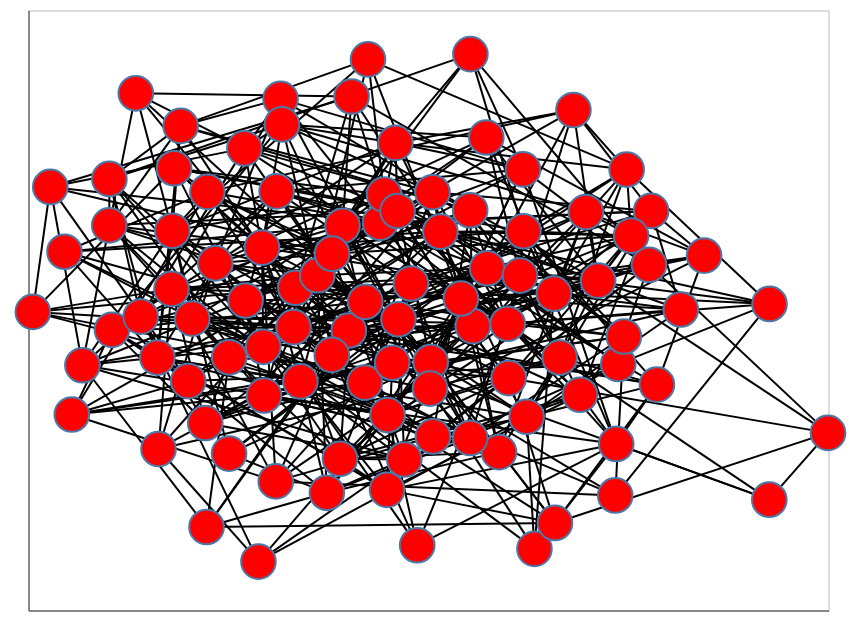

The code cell stored with this chart in its notebook:
### Markdown cell above
### Generate a random graph

To get started quickly, we can create a random graph. The `fast_gnp_random_graph` method uses the Erdős-Rényi model to generate a graph according to two main parameters: the number of nodes **`n`** and the probability that a given pair of nodes is connected **`p`**:

### Code cell
G = nx.fast_gnp_random_graph(n=100, p=.1)

nxa.draw_networkx(G)

### Figure 1 — Vega-Lite specification as saved in the notebook (floating-point values rounded to 4 significant figures; data arrays with more than 128 entries replaced by an {"elided": "..."} marker saying what was removed)
{"config": {"view": {"continuousWidth": 400, "continuousHeight": 300}}, "layer": [{"data": {"name": "data-da1d9c0dc628481f479c48ba8a0b017e"}, "mark": {"type": "line", "color": "black", "opacity": 1, "strokeWidth": 1}, "encoding": {"detail": {"type": "quantitative", "field": "edge"}, "x": {"type": "quantitative", "axis": {"grid": false, "labels": false, "ticks": false, "title": ""}, "field": "x"}, "y": {"type": "quantitative", "axis": {"grid": false, "labels": false, "ticks": false, "title": ""}, "field": "y"}}}, {"data": {"name": "data-eb85284230148e6149ef0d64f687ffda"}, "mark": {"type": "point", "fill": "red", "opacity": 1, "size": 300, "strokeWidth": 1.0}, "encoding": {"x": {"type": "quantitative", "axis": {"grid": false, "labels": false, "ticks": false}, "field": "x"}, "y": {"type": "quantitative", "axis": {"grid": false, "labels": false, "ticks": false}, "field": "y"}}}], "$schema": "https://vega.github.io/schema/vega-lite/v4.8.1.json", "datasets": {"data-da1d9c0dc628481f479c48ba8a0b017e": {"elided": "1034 records"}, "data-eb85284230148e6149ef0d64f687ffda": [{"x": -0.6111, "y": -0.06622}, {"x": -0.2318, "y": 0.7037}, {"x": 0.1061, "y": -0.1732}, {"x": 0.008966, "y": -0.3503}, {"x": -0.007925, "y": 0.2909}, {"x": -0.3963, "y": 0.3938}, {"x": 0.001212, "y": 0.3845}, {"x": -0.03498, "y": 0.8355}, {"x": 0.2009, "y": -0.05371}, {"x": -0.3476, "y": -0.4787}, {"x": 0.1954, "y": 0.853}, {"x": 0.8679, "y": -0.6323}, {"x": 0.2331, "y": 0.139}, {"x": -0.5464, "y": -0.02213}, {"x": 0.03154, "y": 0.3301}, {"x": 1.0, "y": -0.4096}, {"x": 0.5281, "y": -0.1797}, {"x": 0.3963, "y": -0.1582}, {"x": -0.2026, "y": -0.05725}, {"x": 0.4421, "y": -0.2825}, {"x": 0.3147, "y": 0.2624}, {"x": -0.3472, "y": -0.1578}, {"x": -0.07813, "y": -0.06836}, {"x": 0.3832, "y": 0.05439}, {"x": 0.2598, "y": -0.4738}, {"x": 0.547, "y": 0.4681}, {"x": -0.7015, "y": -0.3484}, {"x": -0.3983, "y": -0.7234}, {"x": 0.6151, "y": -0.2487}, {"x": -0.2286, "y": 0.6186}, {"x": -0.4714, "y": 0.4722}, {"x": 0.06158, "y": 0.08848}, {"x": 0.5213, "y": -0.6181}, {"x": 0.3069, "y": 0.1147}, {"x": -0.2815, "y": -0.8387}, {"x": 0.1741, "y": 0.03837}, {"x": 0.07573, "y": -0.7843}, {"x": -0.09809, "y": -0.4958}, {"x": 0.03358, "y": -0.031}, {"x": -0.4394, "y": -0.237}, {"x": -0.1984, "y": 0.07432}, {"x": 0.602, "y": 0.3303}, {"x": 0.5408, "y": -0.08831}, {"x": -0.6172, "y": 0.2822}, {"x": 0.02666, "y": 0.5569}, {"x": -0.3106, "y": 0.03159}, {"x": -0.149, "y": 0.1159}, {"x": -0.7179, "y": 0.1943}, {"x": 0.4552, "y": 0.3265}, {"x": 0.5973, "y": 0.1508}, {"x": -0.0924, "y": 0.2809}, {"x": -0.4012, "y": -0.3765}, {"x": -0.4753, "y": 0.2639}, {"x": -0.3786, "y": 0.1556}, {"x": 0.007877, "y": -0.5996}, {"x": -0.1159, "y": 0.1878}, {"x": 0.6688, "y": 0.001686}, {"x": 0.7212, "y": 0.1814}, {"x": 0.8684, "y": 0.02019}, {"x": 0.4828, "y": 0.09794}, {"x": -0.5089, "y": -0.1585}, {"x": 0.1278, "y": 0.261}, {"x": -0.6169, "y": 0.4369}, {"x": -0.1871, "y": -0.2378}, {"x": -0.6775, "y": -0.1842}, {"x": 0.557, "y": 0.248}, {"x": 0.5235, "y": -0.4465}, {"x": -0.4305, "y": -0.02878}, {"x": -0.07193, "y": 0.7118}, {"x": 0.04662, "y": -0.4984}, {"x": -0.2689, "y": -0.2851}, {"x": -0.2425, "y": -0.5713}, {"x": -0.1275, "y": -0.6094}, {"x": -0.3131, "y": 0.5388}, {"x": 0.1949, "y": 0.3324}, {"x": 0.4272, "y": 0.6666}, {"x": -0.7499, "y": 0.4102}, {"x": 0.1111, "y": -0.4214}, {"x": -0.0423, "y": -0.2422}, {"x": 0.1101, "y": 0.3925}, {"x": 0.3395, "y": -0.7962}, {"x": 0.2313, "y": 0.5749}, {"x": -0.4771, "y": 0.07038}, {"x": -0.2735, "y": 0.2078}, {"x": 0.2816, "y": -0.227}, {"x": -0.4565, "y": 0.6136}, {"x": -0.5063, "y": -0.4632}, {"x": 0.3857, "y": -0.7098}, {"x": 0.1949, "y": -0.4267}, {"x": -0.7891, "y": -0.006271}, {"x": 0.3136, "y": 0.4687}, {"x": -0.5574, "y": 0.7222}, {"x": -0.1165, "y": -0.1497}, {"x": 0.1047, "y": -0.262}, {"x": 0.3219, "y": -0.356}, {"x": -0.2406, "y": 0.3954}, {"x": 0.2793, "y": -0.04601}, {"x": -0.04127, "y": 0.02726}, {"x": -0.2707, "y": -0.1227}, {"x": 0.01952, "y": -0.1758}]}}
